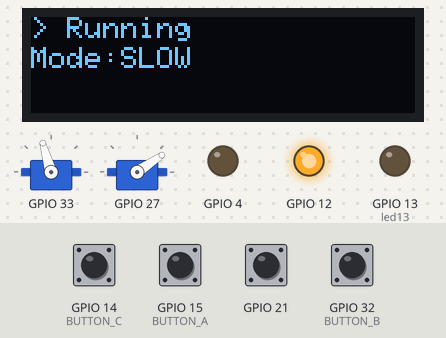
Bench run of a sketch on a simulated ESP32. Shown: 2 × servo, 128×32 one-colour display, output pins drawn as LEDs (lit = HIGH). The inputs (shaded band) are chosen by the test bench; at power-on: GPIO 14 (BUTTON_C), GPIO 15 (BUTTON_A), GPIO 21, GPIO 32 (BUTTON_B) HIGH. Random numbers use the default seed unless the sketch sets one; what the sketch prints to the serial monitor is not drawn.

Above: at 3.2 s.
3.3 s: GPIO 21 pulled LOW for 1 s
At 4.1 s:
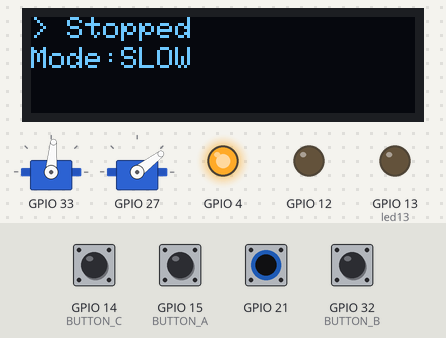
4.9 s: GPIO 15 (BUTTON_A) pulled LOW for 0.15 s
At 6.1 s:
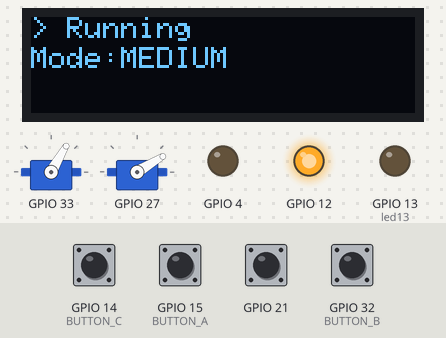
8.0 s: GPIO 21 pulled LOW for 0.15 s
At 8.2 s:
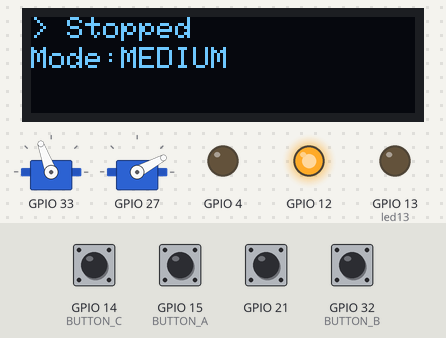
10.3 s: GPIO 15 (BUTTON_A) pulled LOW for 1 s
At 11.5 s:
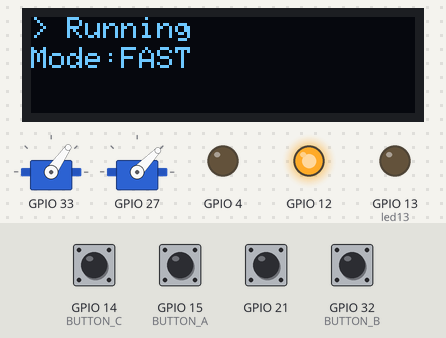
11.9 s: GPIO 21 pulled LOW for 0.15 s
At 12.09 s:
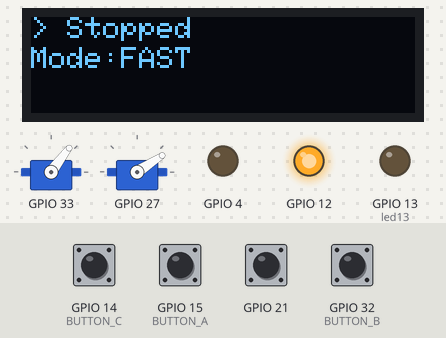
12.6 s: GPIO 32 (BUTTON_B) pulled LOW for 0.15 s
At 12.98 s:
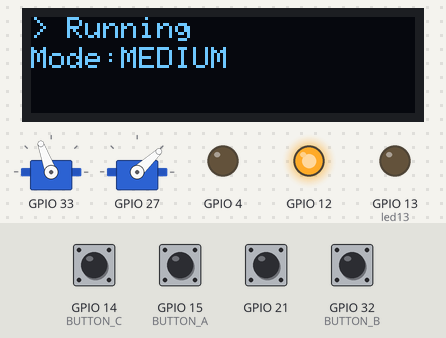
Timing chart, 0 to 14.3 s (numbered marks = the images above; inputs shaded):
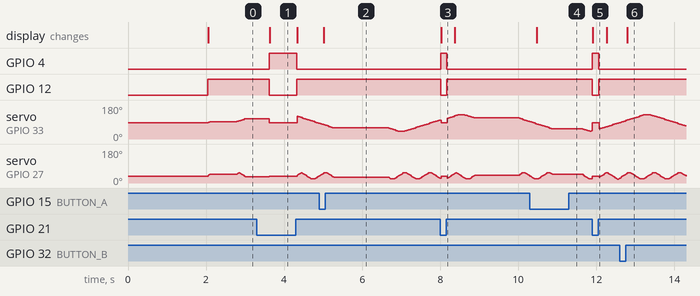

The sketch:

catLaser_v2.2.ino
```cpp
// CAT LASER TOY V2b.
// BETTER AND COOLER.

#include <Arduino.h>
#include "TheCatToy.h"

using namespace TheCatToy;
CatLaser catlaser;


void startStop() {
    catlaser.startstop();
}

void pressedButtonStateA() {
    catlaser.buttonStateA();
}

void pressedButtonStateB() {
    catlaser.buttonStateB();
}

void pressedButtonStateC() {
    catlaser.buttonStateC();
}

void setup() {
    Serial.begin(115200);
    Serial.println("Starting CAT LASER TOY V" + catToyVersionNumber + "!!!!");

    // attachInterrupt(digitalPinToInterrupt(SWITCH), startStop, CHANGE);
    attachInterrupt(digitalPinToInterrupt(BUTTON_A), pressedButtonStateA, CHANGE);
    attachInterrupt(digitalPinToInterrupt(BUTTON_B), pressedButtonStateB, CHANGE);
    attachInterrupt(digitalPinToInterrupt(BUTTON_C), pressedButtonStateC, CHANGE);

    catlaser.init();
}

void loop() {
    catlaser.run();
}
```

TheCatToy.h
```cpp
#ifndef THECATTOY
#define THECATTOY

#include <Arduino.h>

#include "myLaser.h"
#include "myServo.h"
#include "myButton.h"
#include "mySwitch.h"
#include "myDisplay.h"

namespace TheCatToy {
    String catToyVersionNumber = "2.2";

    // define pins
    int SWITCH          =   21;     // input (Start/Stop)
    int BUTTON_A        =   15;     // input
    int BUTTON_B        =   32;     // input
    int BUTTON_C        =   14;     // input
    int SERVO1          =   33;     // output - bottom servo
    int SERVO2          =   27;     // output - upper servo
    int LASER           =   12;     // output
    int led13           =   13;     // output

    // define the parts of the cat toy.
    MyDisplay   display;
    MyButton    buttonA     (BUTTON_A);
    MyButton    buttonB     (BUTTON_B);
    MyButton    buttonC     (BUTTON_C);
    // MyButton    switch1(SWITCH);  // using this if buttons are used ...
    MySwitch    switch1(SWITCH);  // use this if switch is better.
    MyServo     servoX(SERVO1,    40,    130);
    MyServo     servoY(SERVO2,    20,    55);
    MyLaser     laser(LASER);

    bool debug = false;
    bool napStats = true;

    class CatLaser {
        private:
            String title = "The Cat Toy " + catToyVersionNumber;
            bool state = false;
            int mode = 0;
            bool running = false;
            bool pressedA = false;
            bool pressedB = false;
            bool pressedC = false;
            bool randomize = false;
            bool TakeNap = false;
            int PawsTimer = 0;  //Ha! Its a PawsTimer! Get it?

        public:
            CatLaser() {
                pinMode(led13, OUTPUT);
            }

            void init() {
                display.init();
                display.showOpener();
                if (debug) {
                    Serial.print("ServoX speed: ");
                    Serial.print(servoX.speed);
                    Serial.print(" ServoY speed: ");
                    Serial.println(servoY.speed);
                }
                delay(2000);
            }

            void run() {
                this->running = switch1.state();
                // this->checkNapTimer();
                if ((this->running) & (!this->TakeNap)) {
                    laser.setState(HIGH);
                    this->autoMove();
                    this->rollDice();
                }
                else if ((this->running) & (this->TakeNap)) {
                    // this is what to do while a nap is taken.
                }
                else if (!this->running) {
                    laser.setState(LOW);
                    servoX.moveTo(servoX.midpoint);
                    servoY.moveTo(servoY.midpoint);
                }
                display.updateStats(this->running, this->mode);
                delay(10);
            }

            void startstop() {
                if ( !this->state & switch1.state() ) {
                    laser.changeState();
                    this->running = !this->running;
                    this->state = true;
                    delay(125);
                }
                else if ( this->state & !switch1.state() ) {
                    this->state = false;
                }
            }

            void buttonStateA() {
                if ( (this->mode < 2) & (!this->pressedA) ) {
                    this->pressedA = true;
                    this->mode++;
                }
                else if ( (this->pressedA) & (!buttonA.state() ) ) {
                    this->pressedA = false;
                }
            }

            void buttonStateB() {
                if ( (this->mode > 0) & (!this->pressedB) ) {
                    this->pressedB = true;
                    this->mode--;
                }
                else if ( (this->pressedB) & (!buttonB.state() ) ) {
                    this->pressedB = false;
                }
            }

            void buttonStateC() {
                if (!this->pressedC) {
                    this->pressedC = true;
                    Serial.println("Figure out what to do w/ button C...");
                }
                else if ( (this->pressedC) & (!buttonC.state() ) ) {
                    this->pressedC = false;
                }
            }

            void rollDice() {
                int diceRoll = random(0, random(10,100));
                if (diceRoll == 0) {
                    this->PawsTimer = random(250, 1500);
                    if (napStats) {
                        Serial.println(" ");
                        Serial.print(" (^ↀ.ↀ^ )~  Nap Time: ");
                        Serial.println(this->PawsTimer);
                        Serial.println("      |\\      _,,,---,,");
                        Serial.println("ZZZzz /,`.-'`'    -.  ;-;;,_");
                        Serial.println("     |,4-  ) )-,_. ,\\ (  `'-'");
                        Serial.println("    '---''(_/--'  `-'\\_)");
                    }
                    delay(PawsTimer);
                }
            }

            void checkNapTimer() {
                int now = millis();
                if (this->PawsTimer >= now) {
                    Serial.println("Taking Nap.");
                    this->TakeNap = true;
                }
                else if (this->PawsTimer < now) {
                    this->rollDice();
                    this->TakeNap = false;
                }
            }

            void checkMoveTimers(MyServo *servo) {
                if (servo->moveTimer <= millis()) {
                    servo->makeMove();
                }
            }

            void autoMove() {
                // auto move stuff...
                this->checkMoveTimers(&servoX);  // move servoX...
                this->checkMoveTimers(&servoY);  // move servoY...

                if (this->randomize) {
                    servoX.randomizeSpeed();
                    servoY.randomizeSpeed();
                }

                if (debug) {
                    Serial.print("Servo X angle: ");
                    Serial.print(servoX.angle);
                    Serial.print(" - speed: ");
                    Serial.print(servoX.speed);
                    Serial.print(" | Servo Y angle: ");
                    Serial.print(servoY.angle);
                    Serial.print(" - speed: ");
                    Serial.print(servoY.speed);
                    Serial.println(".");
                }
            }

    };  // end of class CatLaser

}  // end of namespace TheCatToy

#endif
```

myButton.h
```cpp
#ifndef MYBUTTONS
#define MYBUTTONS

#include <Arduino.h>

namespace TheCatToy {

    class MyButton {
        private:
            int buttonPin;
            bool pressed;

        public:
            MyButton(int _button) {
                this->buttonPin = _button;
                pinMode(this->buttonPin, INPUT_PULLUP);
            }

            // read and return button state bool
            bool state() {
                this->pressed = !digitalRead(this->buttonPin);
                return this->pressed;
            }

    };  // end of class MyButton

}  // end of namespace myButtonSetup

#endif
```

myDisplay.h
```cpp
#ifndef MYDISPLAY
#define MYDISPLAY

#include <Arduino.h>

// #include <SPI.h>
#include <Wire.h>
// #include <Adafruit_GFX.h>
#include <Adafruit_SSD1306.h>

// String catAscii = "\n      |\\      _,,,---,,\nZZZzz /,`.-'`'    -.  ;-;;,_\n     |,4-  ) )-,_. ,\\ (  `'-'\n    '---''(_/--'  `-'\\_)";

namespace TheCatToy {

    class MyDisplay {
        public:
            int ScreenWidth = 128;
            int ScreenHeight = 32;
            Adafruit_SSD1306 oled = Adafruit_SSD1306(this->ScreenWidth, this->ScreenHeight, &Wire);

            void init() {
                oled.begin(SSD1306_SWITCHCAPVCC, 0x3C); // Address 0x3C for 128x32
                oled.setTextSize(1);
                oled.setTextColor(SSD1306_WHITE);
            }

            void showOpener() {
                oled.clearDisplay();
                oled.setCursor(0,0);
                oled.println("  The CatToy v2b");
                oled.println(" ");
                oled.println("    =(^Q.Q^= )~");
                oled.println(" ");
                oled.display();
            }

            void updateStats(bool _runningState, int _mode) {
                String MODES[] = {"SLOW", "MEDIUM", "FAST"};

                String state = "Stopped";
                String mode = MODES[_mode];

                if (_runningState) {
                    state = "Running";
                }

                String output1 = String("> " + state);
                String output2 = String("Mode:" + mode);

                oled.clearDisplay();
                oled.setCursor(0,0);
                oled.println(output1);
                oled.setCursor(0,10);
                oled.println(output2);
                oled.display();
            }

    };  // end of class MyDisplay

}  // end of namespace TheCatToy

#endif
```

myLaser.h
```cpp
#ifndef MYLASER
#define MYLASER

#include <Arduino.h>

namespace TheCatToy {

    class MyLaser {
        private:
            int laserPin;
            bool laserState;

        public:
            MyLaser(int pin) {
                this->laserPin = pin;
                pinMode(this->laserPin, OUTPUT);
                this->setState(LOW);
            }

            bool getState() {
                return this->laserState;
            }

            void changeState() {
                this->laserState = !this->laserState;
                this->setState(this->laserState);
            }

            void setState(bool state) {
                this->laserState = state;
                digitalWrite(this->laserPin, state);
            }

    };  // end of class MyLaser

}  // end of namespace myLaserSetup

#endif
```

myServo.h
```cpp
// To controll all my servos.
#ifndef MYSERVOS
#define MYSERVOS

#include <Arduino.h>
#include <ESP32Servo.h>

namespace TheCatToy {

    class MyServo {
        private:
            int servoMin = 500;
            int servoMax = 2500;
            int servoPin;

        public:
            Servo servo;

            int speeds[12] = {
                5,  10,
                15, 20,
                25, 30,
                35, 40,
                45, 50,
                55, 60
            };

            float angle;
            float servoDirection = 1;
            int minAngle;
            int maxAngle;
            int range;
            int midpoint;
            int maxSpeed= speeds[0];        // lower number means less wait time
            int minSpeed = speeds[11];      // lower number means less wait time
            int moveTimer = 0;
            // float rateFactor = 1.0;
            float speed = this->speeds[random(0,12)];
            float rate = 1.0;

            MyServo(int _servo, int _min=0, int _max=180) {
                this->servoPin = _servo;
                this->minAngle = _min;
                this->maxAngle = _max;
                this->range = _max - _min;
                this->midpoint = this->minAngle + (this->range / 2);
                this->angle = this->midpoint;
                this->init();
            }

            void init() {
                this->servo.attach(this->servoPin, this->servoMin, this->servoMax);
                this->servo.write(this->midpoint);
            }

            void move() {
                if (this->angle < this->maxAngle && this->angle > this->minAngle){
                    this->checkDirection();
                    this->servo.write(this->angle);
                }
                else {
                    this->servoDirection *= -1;
                }
            }

            void moveTo(int _angle) {
                if (_angle <= this->maxAngle && _angle >= this->minAngle){
                    this->checkDirection();
                    this->servo.write(_angle);
                }
                else {
                    this->servoDirection *= -1;
                }
            }

            void makeMove() {
                this->checkDirection();
                this->increment();
                this->move();
                this->resetTimer();
            }

            void increment() {
                this->angle += (this->servoDirection * this->rate);
            }

            void checkDirection() {
                if (this->angle == this->maxAngle || this->angle == this->minAngle) {
                    this->servoDirection *= -1;
                }
                this->angle += this->servoDirection;
            }

            void resetTimer() {
                this->moveTimer = millis() + this->speed;
            }

            // void setServo(float _angle) {
            //     this->angle = _angle;
            //     this->checkDirection();
            //     this->move();
            // }

            void randomizeSpeed() {
                this->speed = ( random( this->maxSpeed,this->minSpeed) * ( this->rate) );
            }

    };  // end of class myServos

}  // end of namespace myServoSettup

#endif
```

mySwitch.h
```cpp
#ifndef MYSWITCH
#define MYSWITCH

#include <Arduino.h>

namespace TheCatToy {

    class MySwitch {
        private:
            int switchPin;
            int ledPin;
            bool on;

        public:
            MySwitch(int _switchPin, int _ledPin = 4) {
                this->switchPin = _switchPin;
                this->ledPin = _ledPin;
                pinMode(this->switchPin, INPUT_PULLUP);
                pinMode(this->ledPin, OUTPUT);
            }

            // read and return button state bool
            bool state() {
                this->on = digitalRead(this->switchPin);
                digitalWrite(this->ledPin, !this->on);
                return this->on;
            }

    };  // end of class MyButton

}  // end of namespace myButtonSetup

#endif
```

Measured:
- after the input at 3.3 s, GPIO 4: LOW → HIGH after 0.31 s, → LOW 0.71 s later; GPIO 12: HIGH → LOW after 0.31 s, → HIGH 0.71 s later; the display: changes after 0.33 s (image 1)
- after the input at 4.9 s, the display: changes after 0.11 s (image 2)
- after the input at 8.0 s, GPIO 4: LOW → HIGH at once, → LOW 0.16 s later; GPIO 12: HIGH → LOW at once, → HIGH 0.16 s later; the display: changes at once (image 3)
- after the input at 10.3 s, the display: changes after 0.17 s (image 4)
- after the input at 11.9 s, GPIO 4: LOW → HIGH at once, → LOW 0.16 s later; GPIO 12: HIGH → LOW at once, → HIGH 0.16 s later; the display: changes at once (image 5)
- after the input at 12.6 s, the display: changes after 0.20 s (image 6)
